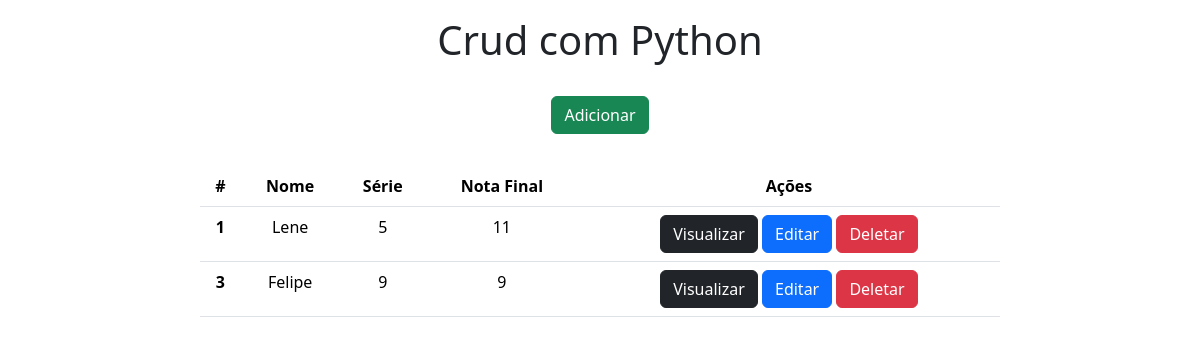
Before: / with the older database file.
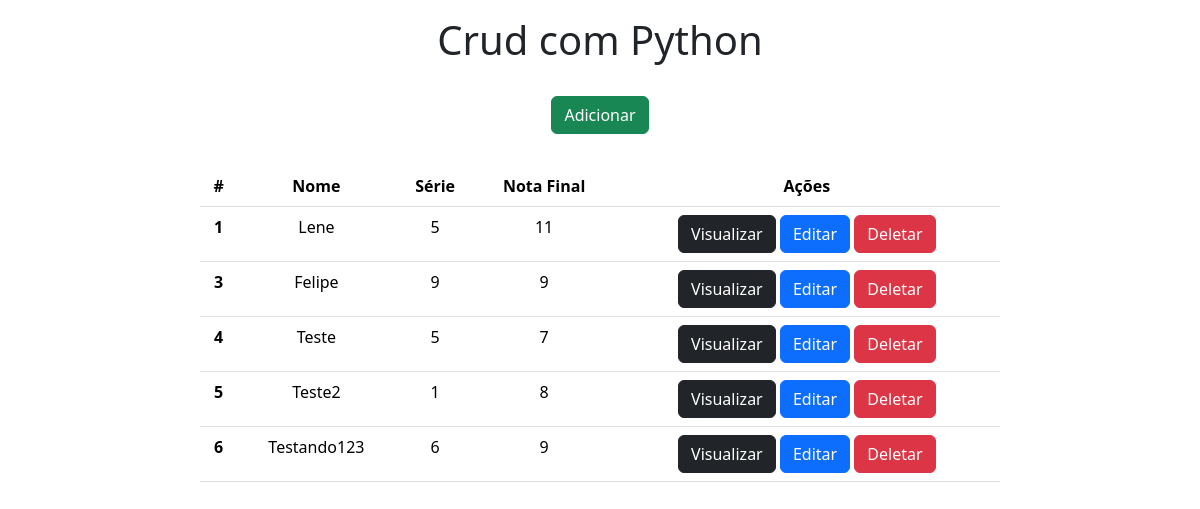
After: the same page with the newer database file.
### app/models.py (models this page shows)
class Alunos(models.Model):
    nome = models.CharField(max_length=100)
    serie = models.IntegerField()
    nota_final = models.IntegerField()

### app/views.py (the view)
# urls.py: 2. Add a URL to urlpatterns:  path('', views.home, name='home')
def home(request):
    data = {}
    data['db'] = Alunos.objects.all()
    return render(request, 'index.html', data)

### app/templates/index.html (shortened to what this page needs)
<!DOCTYPE html>
<html lang="pt-br">
<head>
    <link href="https://cdn.jsdelivr.net/npm/bootstrap@5.3.1/dist/css/bootstrap.min.css" rel="stylesheet">
</head>
<body>
    <div class="col-8 m-auto pt-3 pb-2 text-center">
        <h1>Crud com Python</h1>
    </div>
    <div class="col-8 m-auto pt-3 pb-2 text-center">
        <a href="/form" class="btn btn-success">Adicionar</a>
    </div>
    <div class="col-8 m-auto pt-4 pb-2 text-center">
        <table class="table">
          <thead class="thead-dark">
            <tr>
              <th scope="col">#</th>
              <th scope="col">Nome</th>
              <th scope="col">Série</th>
              <th scope="col">Nota Final</th>
              <th scope="col">Ações</th>
            </tr>
          </thead>
          <tbody>
          {% for dbs in db %}
            <tr>
              <th>{{dbs.id}}</th>
              <td>{{dbs.nome}}</td>
              <td>{{dbs.serie}}</td>
              <td>{{dbs.nota_final}}</td>
              <td>
                  <a href="/view/{{dbs.id}}/" class="btn btn-dark">Visualizar</a>
                  <a href="/edit/{{dbs.id}}/" class="btn btn-primary">Editar</a>
                  <a href="/delete/{{dbs.id}}/" class="btn btn-danger btnDel">Deletar</a>
              </td>
            </tr>
          {% endfor %}
          </tbody>
        </table>
    </div>
    {% load static %}
</body>
</html>

Changed rows visible on the page:
added Alunos: id "4", nome "Teste", serie "5", nota_final "7"
added Alunos: id "5", nome "Teste2", serie "1", nota_final "8"
added Alunos: id "6", nome "Testando123", serie "6", nota_final "9"
